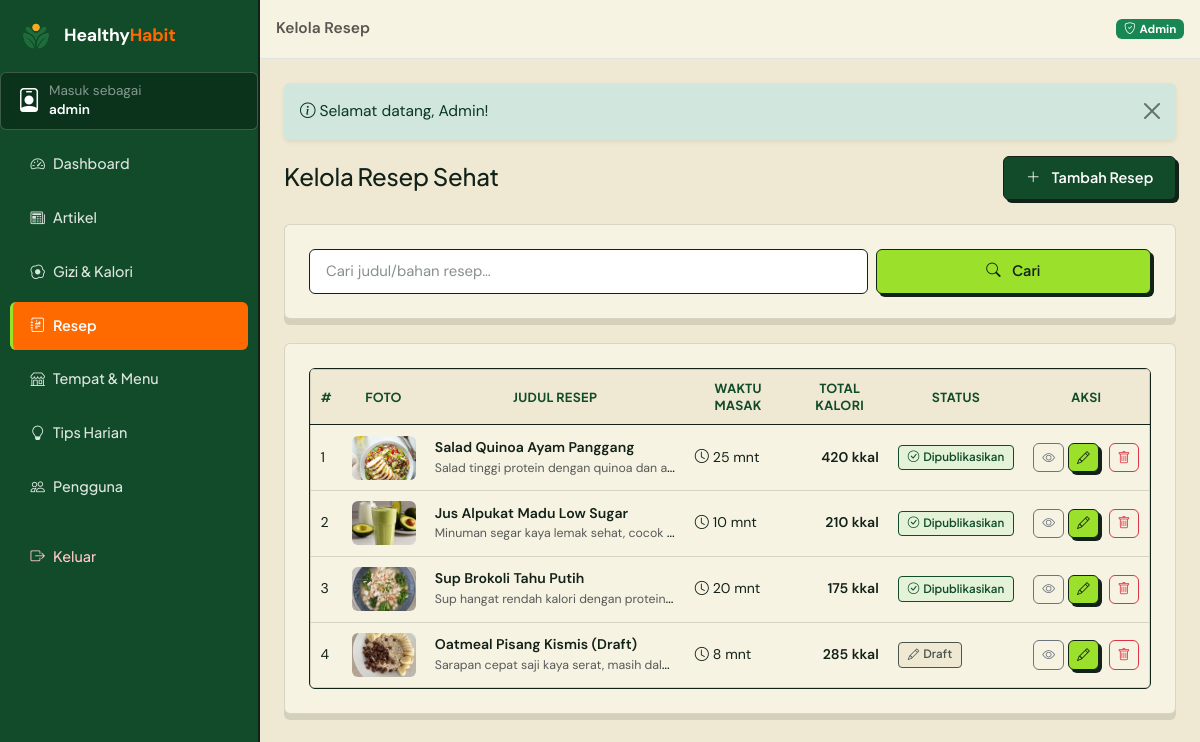
Before: /admin/resep (signed in) with the older database file.
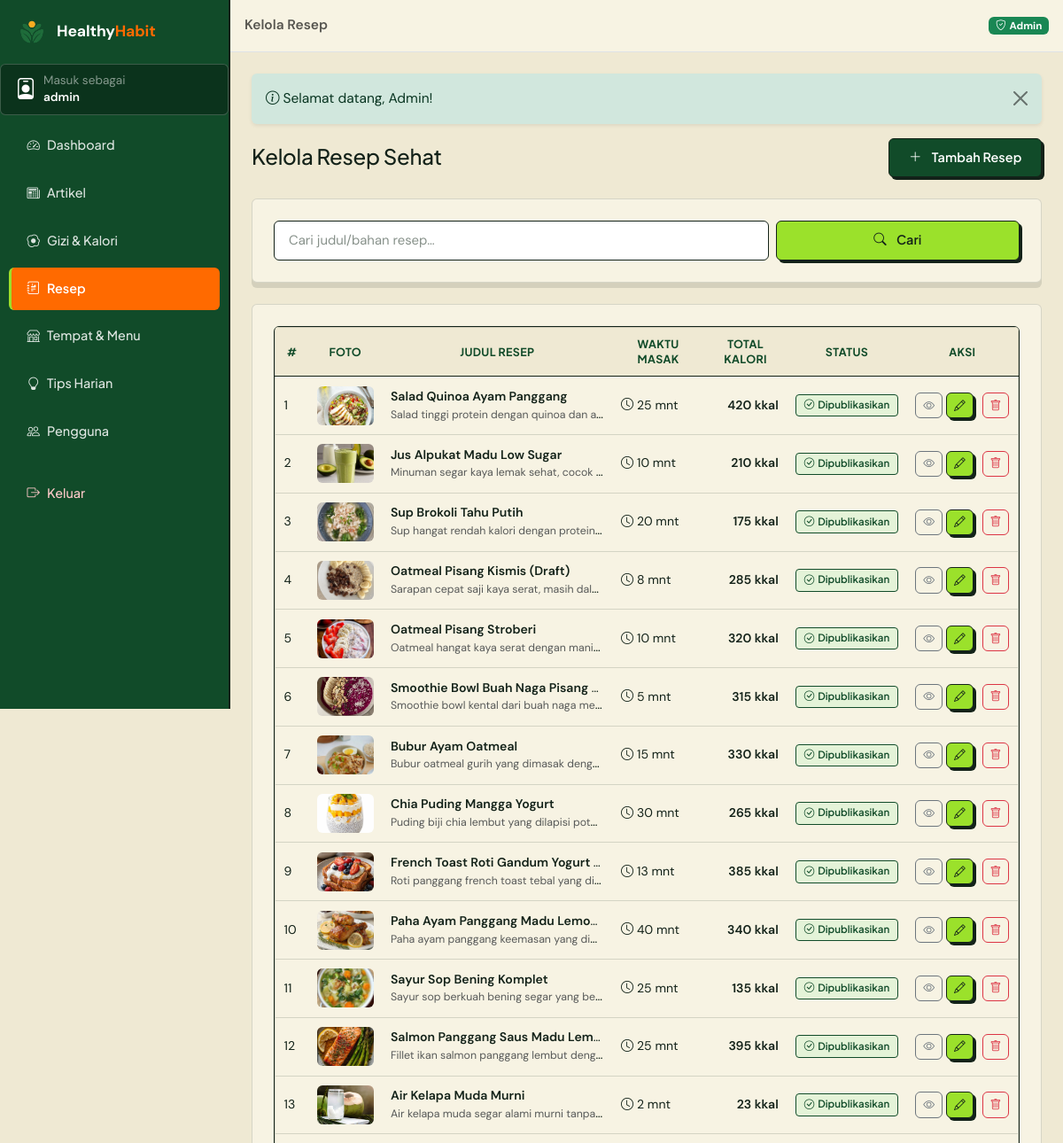
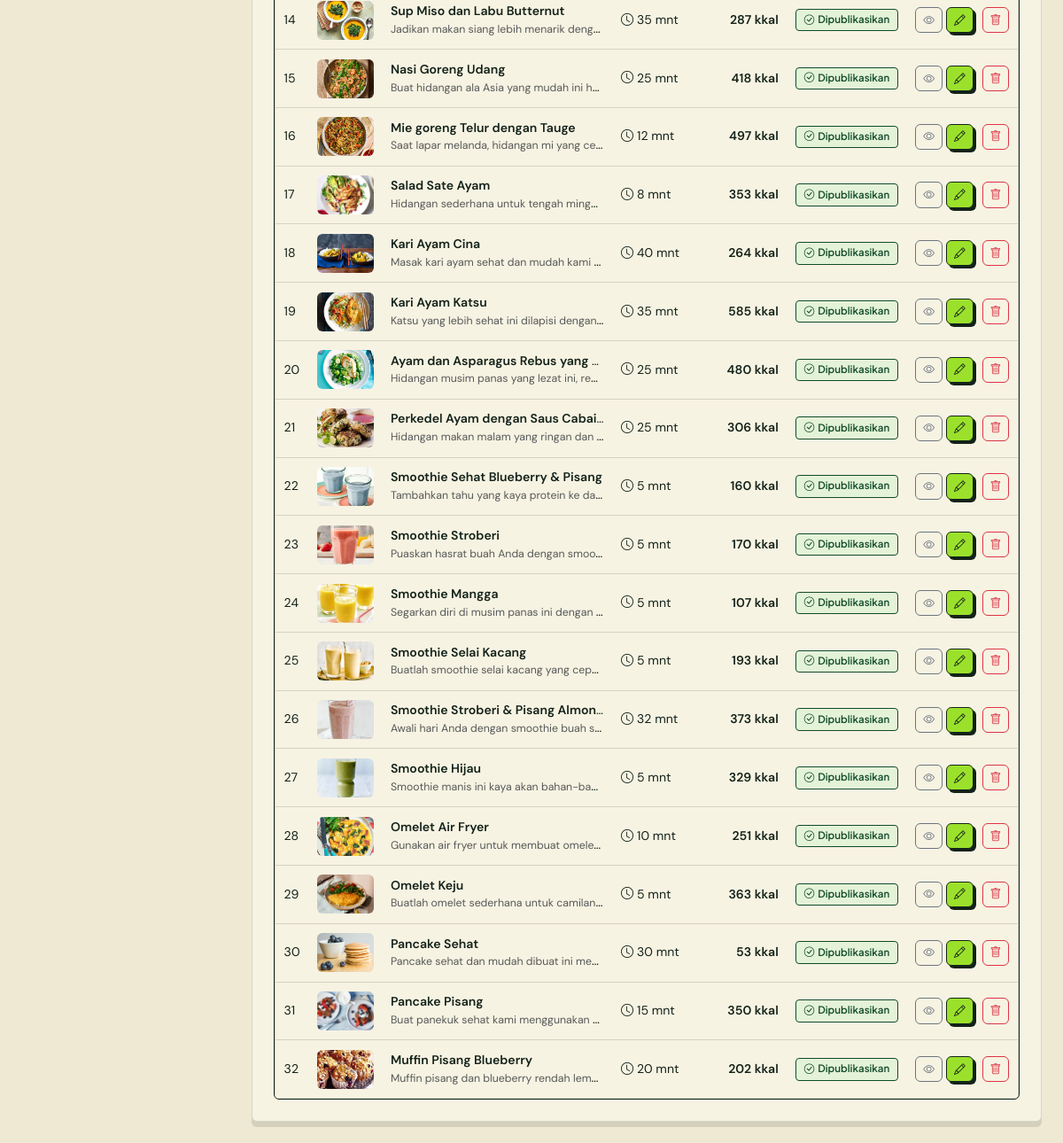
After: the same page with the newer database file (2 pictures, top to bottom).
### tables this page shows
CREATE TABLE `resep` (
  `id_resep` int(11) NOT NULL AUTO_INCREMENT,
  `id_admin` int(11) DEFAULT NULL,
  `judul_resep` varchar(180) NOT NULL,
  `deskripsi` varchar(255) NOT NULL,
  `bahan_bahan` text NOT NULL,
  `langkah_pembuatan` text NOT NULL,
  `waktu_masak` int(11) NOT NULL DEFAULT 0,
  `status_publikasi` enum('draft','dipublikasikan') NOT NULL DEFAULT 'draft',
  `total_kalori` int(11) NOT NULL DEFAULT 0,
  `foto_resep` varchar(255) DEFAULT NULL,
  PRIMARY KEY (`id_resep`),
  KEY `fk_resep_admin` (`id_admin`),
  CONSTRAINT `fk_resep_admin` FOREIGN KEY (`id_admin`) REFERENCES `users` (`id_pengguna`) ON DELETE SET NULL ON UPDATE CASCADE
);

### app/core/Controller.php (called while the page is built, shortened)
<?php
abstract class Controller
{
    protected function view(string $view, array $data = [], string $layout = 'main'): void
    {
        $contentFile = VIEWS_PATH . '/pages/' . $view . '.php';
        extract($data, EXTR_SKIP);
        require $contentFile;
        $content = ob_get_clean();
        $layoutFile = VIEWS_PATH . '/layouts/' . $layout . '.php';
        require $layoutFile;
    }
}

### app/controllers/admin/AdminResepController.php (called while the page is built, shortened)
<?php
class AdminResepController extends Controller
{
    public function index(): void
    {
        $q = $this->input('q');
        $this->view('admin/resep/index', [
            'pageTitle' => 'Kelola Resep',
            'activeNav' => 'resep',
            'resep'     => Resep::cari($q ?: null, null),
            'q'         => $q,
        ], 'admin');
    }
}

### app/core/Router.php (called while the page is built, shortened)
<?php
class Router
{
    private array $routes = [];
    private function add(string $method, string $pattern, array $handler): void
    {
        $regex = preg_replace_callback(
            '#\{(\w+)(?::([^}]+))?\}#',
            static fn(array $m): string => '(?P<' . $m[1] . '>' . ($m[2] ?? '[^/]+') . ')',
            $pattern
        );
        $this->routes[$method][] = ['#^' . $regex . '$#', $handler, $pattern];
    }
    public function dispatch(string $uri, string $method): void
    {
        $path = (string) parse_url($uri, PHP_URL_PATH);
        $path = '/' . trim($path, '/');
        $method = strtoupper($method);
        $match  = $this->match($method, $path);
        [$handler, $params] = $match;
        [$class, $action]   = $handler;
        $controller = new $class();
        $controller->$action(...array_values($params));
    }
    private function match(string $method, string $path): ?array
    {
        foreach ($this->routes[$method] ?? [] as [$regex, $handler]) {
            if (preg_match($regex, $path, $m)) {
                $params = array_filter($m, 'is_string', ARRAY_FILTER_USE_KEY);
                return [$handler, $params];
            }
        }
        return null;
    }
}

### index.php (called while the page is built, shortened)
<?php
require_once __DIR__ . '/app/helpers/helper.php';
spl_autoload_register(function (string $class): void {
    $candidates = [
        APP_PATH . '/core/' . $class . '.php',
        APP_PATH . '/models/' . $class . '.php',
        APP_PATH . '/services/' . $class . '.php',
        APP_PATH . '/controllers/' . $class . '.php',
        APP_PATH . '/controllers/admin/' . $class . '.php',
    ];
    foreach ($candidates as $file) {
        if (is_file($file)) {
            return;
        }
    }
});
$router = new Router();
$router->dispatch(
    $_SERVER['REQUEST_URI'] ?? '/',
    $_SERVER['REQUEST_METHOD'] ?? 'GET'
);

### app/core/Database.php (called while the page is built, shortened)
<?php
class Database
{
    private static ?PDO $pdo = null;
    public static function connect(): PDO
    {
        $dsn = 'mysql:host=' . DB_HOST
            . ';port=' . DB_PORT
            . ';dbname=' . DB_NAME
            . ';charset=' . DB_CHARSET;
        try {
            self::$pdo = new PDO($dsn, DB_USER, DB_PASS, [
                PDO::ATTR_ERRMODE            => PDO::ERRMODE_EXCEPTION,
                PDO::ATTR_DEFAULT_FETCH_MODE => PDO::FETCH_ASSOC,
                PDO::ATTR_EMULATE_PREPARES   => false,
            ]);
        } catch (PDOException $ex) {
            http_response_code(500);
            exit(
                '<div style="font-family:Poppins,Arial,sans-serif;max-width:640px;margin:60px auto;padding:24px;border:1px solid #e0e0e0;border-radius:12px">'
                . '<h2 style="color:#27824B">Koneksi database gagal</h2>'
                . '<p>Pastikan <b>MySQL (XAMPP)</b> sudah berjalan, lalu impor file '
                . '<b>database/healthyhabit.sql</b> ke phpMyAdmin.</p>'
                . '<p style="color:#c0392b"><code>' . e($ex->getMessage()) . '</code></p>'
                . '</div>'
            );
        }
        return self::$pdo;
    }
}

### app/core/Model.php (called while the page is built, shortened)
<?php
abstract class Model
{
    protected static function db(): PDO
    {
        return Database::connect();
    }
}

### app/models/Resep.php (called while the page is built, shortened)
<?php
class Resep extends Model
{
    public static function cari(?string $q = null, ?string $status = 'dipublikasikan', ?int $maksWaktu = null): array
    {
        $sql = 'SELECT r.*, ad.nama_lengkap AS penulis
                FROM resep r
                LEFT JOIN users ad ON ad.id_pengguna = r.id_admin';
        $params = [];
        $sql .= ' ORDER BY r.id_resep ASC';
        $st = static::db()->prepare($sql);
        $st->execute($params);
        return $st->fetchAll();
    }
}

### app/helpers/helper.php (called while the page is built, shortened)
<?php
function e($value): string
{
    return htmlspecialchars((string) $value, ENT_QUOTES, 'UTF-8');
}
function get_flash(): array
{
    $flash = $_SESSION['flash'] ?? [];
    return $flash;
}
function excerpt(?string $html, int $length = 140): string
{
    $text = trim(strip_tags((string) $html));
    return mb_substr($text, 0, $length) . '…';
}
function img_url(?string $filename, string $subdir): string
{
    if ($filename && is_file(UPLOAD_PATH . '/' . $subdir . '/' . basename($filename))) {
        return UPLOAD_URL . '/' . $subdir . '/' . basename($filename);
    }
    return BASE_URL . '/assets/img/placeholder.svg';
}

### app/views/pages/admin/resep/index.php (the view, shortened to what the changed rows need)
<div class="d-flex justify-content-between align-items-center flex-wrap gap-2 mb-4">
    <div>
        <h1 class="h4 mb-1">Kelola Resep Sehat</h1>
    </div>
    <a href="<?= BASE_URL ?>/admin/resep/create" class="btn btn-green fw-semibold">
    </a>
</div>
<div class="panel-white mb-4">
    <form action="<?= BASE_URL ?>/admin/resep" method="get" class="row g-2">
    </form>
</div>
<div class="panel-white">
    <div class="table-responsive">
        <table class="table table-custom align-middle mb-0">
            <thead>
                <tr>
                    <th>#</th>
                    <th>Foto</th>
                    <th>Judul Resep</th>
                    <th>Waktu Masak</th>
                    <th class="text-end">Total Kalori</th>
                    <th>Status</th>
                    <th class="text-end">Aksi</th>
                </tr>
            </thead>
            <tbody>
                <?php foreach ($resep as $r): ?>
                    <tr>
                        <td><?= (int) $r['id_resep'] ?></td>
                        <td>
                            <img src="<?= img_url($r['foto_resep'], 'resep') ?>" alt=""
                                 style="width:64px;height:44px;object-fit:cover;border-radius:6px;">
                        </td>
                        <td class="text-truncate" style="max-width:260px;">
                            <span class="fw-semibold"><?= e($r['judul_resep']) ?></span><br>
                            <small class="text-muted"><?= e(excerpt($r['deskripsi'], 55)) ?></small>
                        </td>
                        <td class="text-nowrap"><i class="bi bi-clock me-1"></i><?= (int) $r['waktu_masak'] ?> mnt</td>
                        <td class="text-end fw-semibold"><?= number_format((int) $r['total_kalori']) ?> kkal</td>
                        <td>
                            <?php if ($r['status_publikasi'] === 'dipublikasikan'): ?>
                                <span class="tag"><i class="bi bi-check-circle me-1"></i>Dipublikasikan</span>
                            <?php else: ?>
                                <span class="tag gray"><i class="bi bi-pencil me-1"></i>Draft</span>
                            <?php endif; ?>
                        </td>
                        <td class="text-end text-nowrap">
                            <a href="<?= BASE_URL ?>/resep/<?= (int) $r['id_resep'] ?>" target="_blank"
                               class="btn btn-sm btn-outline-secondary" title="Lihat"><i class="bi bi-eye"></i></a>
                            <a href="<?= BASE_URL ?>/admin/resep/<?= (int) $r['id_resep'] ?>/edit"
                               class="btn btn-sm btn-soft-green" title="Edit"><i class="bi bi-pencil"></i></a>
                            <form action="<?= BASE_URL ?>/admin/resep/<?= (int) $r['id_resep'] ?>/delete"
                                  method="post" class="d-inline"
                                  data-confirm="Hapus resep '<?= e($r['judul_resep']) ?>'?">
                                <button class="btn btn-sm btn-outline-danger" title="Hapus">
                                    <i class="bi bi-trash"></i>
                                </button>
                            </form>
                        </td>
                    </tr>
                <?php endforeach; ?>
            </tbody>
        </table>
    </div>
</div>

### app/views/layouts/admin.php (shortened to what the changed rows need)
<?php
$aktif = $activeNav ?? '';
$menu = [
    'dashboard' => ['label' => 'Dashboard',     'icon' => 'bi-speedometer2',        'url' => '/admin'],
    'artikel'   => ['label' => 'Artikel',       'icon' => 'bi-newspaper',           'url' => '/admin/artikel'],
    'gizi'      => ['label' => 'Gizi & Kalori', 'icon' => 'bi-egg-fried',           'url' => '/admin/gizi'],
    'resep'     => ['label' => 'Resep',         'icon' => 'bi-journal-richtext',    'url' => '/admin/resep'],
    'tempat'    => ['label' => 'Tempat & Menu', 'icon' => 'bi-shop',                'url' => '/admin/tempat'],
    'tips'      => ['label' => 'Tips Harian',   'icon' => 'bi-lightbulb',           'url' => '/admin/tips'],
    'pengguna'  => ['label' => 'Pengguna',      'icon' => 'bi-people',              'url' => '/admin/pengguna'],
];
?>
<!doctype html>
<html lang="id">
<head>
    <link href="https://cdn.jsdelivr.net/npm/bootstrap@5.3.3/dist/css/bootstrap.min.css" rel="stylesheet">
    <link href="https://cdn.jsdelivr.net/npm/bootstrap-icons@1.11.3/font/bootstrap-icons.min.css" rel="stylesheet">
    <link href="<?= BASE_URL ?>/assets/css/style.css?v=<?= APP_VERSION ?>" rel="stylesheet">
</head>
<body class="admin-body">
<div class="d-flex" id="wrapper">
    <aside class="admin-sidebar" id="sidebarMenu">
        <ul class="nav flex-column sidebar-nav">
            <?php foreach ($menu as $key => $item): ?>
                <li class="nav-item">
                    <a class="nav-link <?= $aktif === $key ? 'active' : '' ?>"
                       href="<?= BASE_URL . $item['url'] ?>">
                        <i class="bi <?= $item['icon'] ?> me-2"></i><?= $item['label'] ?>
                    </a>
                </li>
            <?php endforeach; ?>
        </ul>
    </aside>
    <div class="admin-main flex-grow-1">
        <main class="admin-content p-3 p-lg-4">
            <?php $flashList = get_flash(); ?>
            <?php foreach ($flashList ?? [] as $f): ?>
                <div class="alert alert-<?= e($f['type']) ?> alert-dismissible fade show border-0 shadow-sm" role="alert">
                    <i class="bi bi-info-circle me-1"></i><?= $f['message'] ?>
                    <button type="button" class="btn-close" data-bs-dismiss="alert" aria-label="Tutup"></button>
                </div>
            <?php endforeach; ?>
            <?= $content ?>
        </main>
    </div>
</div>
</body>
</html>

Changed rows visible on the page:
changed resep "Oatmeal Pisang Kismis (Draft)": status_publikasi "Draft" → "Dipublikasikan"
added resep: id_resep "5", foto_resep (picture), judul_resep "Oatmeal Pisang Stroberi", deskripsi "Oatmeal hangat kaya serat dengan mani…", waktu_masak "10", total_kalori "320", status_publikasi "dipublikasikan" (drawn)
added resep: id_resep "6", foto_resep (picture), judul_resep "Smoothie Bowl Buah Naga Pisang…", deskripsi "Smoothie bowl kental dari buah naga me…", waktu_masak "5", total_kalori "315", status_publikasi "dipublikasikan" (drawn)
added resep: id_resep "7", foto_resep (picture), judul_resep "Bubur Ayam Oatmeal", deskripsi "Bubur oatmeal gurih yang dimasak deng…", waktu_masak "15", total_kalori "330", status_publikasi "dipublikasikan" (drawn)
added resep: id_resep "8", foto_resep (picture), judul_resep "Chia Puding Mangga Yogurt", deskripsi "Puding biji chia lembut yang dilapisi pot…", waktu_masak "30", total_kalori "265", status_publikasi "dipublikasikan" (drawn)
added resep: id_resep "9", foto_resep (picture), judul_resep "French Toast Roti Gandum Yogurt…", deskripsi "Roti panggang french toast tebal yang di…", waktu_masak "13", total_kalori "385", status_publikasi "dipublikasikan" (drawn)
added resep: id_resep "10", foto_resep (picture), judul_resep "Paha Ayam Panggang Madu Lemo…", deskripsi "Paha ayam panggang keemasan yang di…", waktu_masak "40", total_kalori "340", status_publikasi "dipublikasikan" (drawn)
added resep: id_resep "11", foto_resep (picture), judul_resep "Sayur Sop Bening Komplet", deskripsi "Sayur sop berkuah bening segar yang be…", waktu_masak "25", total_kalori "135", status_publikasi "dipublikasikan" (drawn)
added resep: id_resep "12", foto_resep (picture), judul_resep "Salmon Panggang Saus Madu Lem…", deskripsi "Fillet ikan salmon panggang lembut deng…", waktu_masak "25", total_kalori "395", status_publikasi "dipublikasikan" (drawn)
added resep: id_resep "13", foto_resep (picture), judul_resep "Air Kelapa Muda Murni", deskripsi "Air kelapa muda segar alami murni tanpa…", waktu_masak "2", total_kalori "23", status_publikasi "dipublikasikan" (drawn)
added resep: id_resep "14", foto_resep (picture), judul_resep "Sup Miso dan Labu Butternut", deskripsi "Jadikan makan siang lebih menarik deng…", waktu_masak "35", total_kalori "287", status_publikasi "dipublikasikan" (drawn)
added resep: id_resep "15", foto_resep (picture), judul_resep "Nasi Goreng Udang", deskripsi "Buat hidangan ala Asia yang mudah ini h…", waktu_masak "25", total_kalori "418", status_publikasi "dipublikasikan" (drawn)
added resep: id_resep "16", foto_resep (picture), judul_resep "Mie goreng Telur dengan Tauge", deskripsi "Saat lapar melanda, hidangan mi yang ce…", waktu_masak "12", total_kalori "497", status_publikasi "dipublikasikan" (drawn)
added resep: id_resep "17", foto_resep (picture), judul_resep "Salad Sate Ayam", deskripsi "Hidangan sederhana untuk tengah ming…", waktu_masak "8", total_kalori "353", status_publikasi "dipublikasikan" (drawn)
added resep: id_resep "18", foto_resep (picture), judul_resep "Kari Ayam Cina", deskripsi "Masak kari ayam sehat dan mudah kami…", waktu_masak "40", total_kalori "264", status_publikasi "dipublikasikan" (drawn)
added resep: id_resep "19", foto_resep (picture), judul_resep "Kari Ayam Katsu", deskripsi "Katsu yang lebih sehat ini dilapisi dengan…", waktu_masak "35", total_kalori "585", status_publikasi "dipublikasikan" (drawn)
added resep: id_resep "20", foto_resep (picture), judul_resep "Ayam dan Asparagus Rebus yang…", deskripsi "Hidangan musim panas yang lezat ini, re…", waktu_masak "25", total_kalori "480", status_publikasi "dipublikasikan" (drawn)
added resep: id_resep "21", foto_resep (picture), judul_resep "Perkedel Ayam dengan Saus Cabai…", deskripsi "Hidangan makan malam yang ringan dan…", waktu_masak "25", total_kalori "306", status_publikasi "dipublikasikan" (drawn)
added resep: id_resep "22", foto_resep (picture), judul_resep "Smoothie Sehat Blueberry & Pisan…", deskripsi "Tambahkan tahu yang kaya protein ke da…", waktu_masak "5", total_kalori "160", status_publikasi "dipublikasikan" (drawn)
added resep: id_resep "23", foto_resep (picture), judul_resep "Smoothie Stroberi", deskripsi "Puaskan hasrat buah Anda dengan smoo…", waktu_masak "5", total_kalori "170", status_publikasi "dipublikasikan" (drawn)
added resep: id_resep "24", foto_resep (picture), judul_resep "Smoothie Mangga", deskripsi "Segarkan diri di musim panas ini dengan…", waktu_masak "5", total_kalori "107", status_publikasi "dipublikasikan" (drawn)
added resep: id_resep "25", foto_resep (picture), judul_resep "Smoothie Selai Kacang", deskripsi "Buatlah smoothie selai kacang yang cep…", waktu_masak "5", total_kalori "193", status_publikasi "dipublikasikan" (drawn)
added resep: id_resep "26", foto_resep (picture), judul_resep "Smoothie Stroberi & Pisang Almon…", deskripsi "Awali hari Anda dengan smoothie buah s…", waktu_masak "32", total_kalori "373", status_publikasi "dipublikasikan" (drawn)
added resep: id_resep "27", foto_resep (picture), judul_resep "Smoothie Hijau", deskripsi "Smoothie manis ini kaya akan bahan-ba…", waktu_masak "5", total_kalori "329", status_publikasi "dipublikasikan" (drawn)
added resep: id_resep "28", foto_resep (picture), judul_resep "Omelet Air Fryer", deskripsi "Gunakan air fryer untuk membuat omele…", waktu_masak "10", total_kalori "251", status_publikasi "dipublikasikan" (drawn)
added resep: id_resep "29", foto_resep (picture), judul_resep "Omelet Keju", deskripsi "Buatlah omelet sederhana untuk camilan…", waktu_masak "5", total_kalori "363", status_publikasi "dipublikasikan" (drawn)
added resep: id_resep "30", foto_resep (picture), judul_resep "Pancake Sehat", deskripsi "Pancake sehat dan mudah dibuat ini me…", waktu_masak "30", total_kalori "53", status_publikasi "dipublikasikan" (drawn)
added resep: id_resep "31", foto_resep (picture), judul_resep "Pancake Pisang", deskripsi "Buat panekuk sehat kami menggunakan…", waktu_masak "15", total_kalori "350", status_publikasi "dipublikasikan" (drawn)
added resep: id_resep "32", foto_resep (picture), judul_resep "Muffin Pisang Blueberry", deskripsi "Muffin pisang dan blueberry rendah lem…", waktu_masak "20", total_kalori "202", status_publikasi "dipublikasikan" (drawn)
